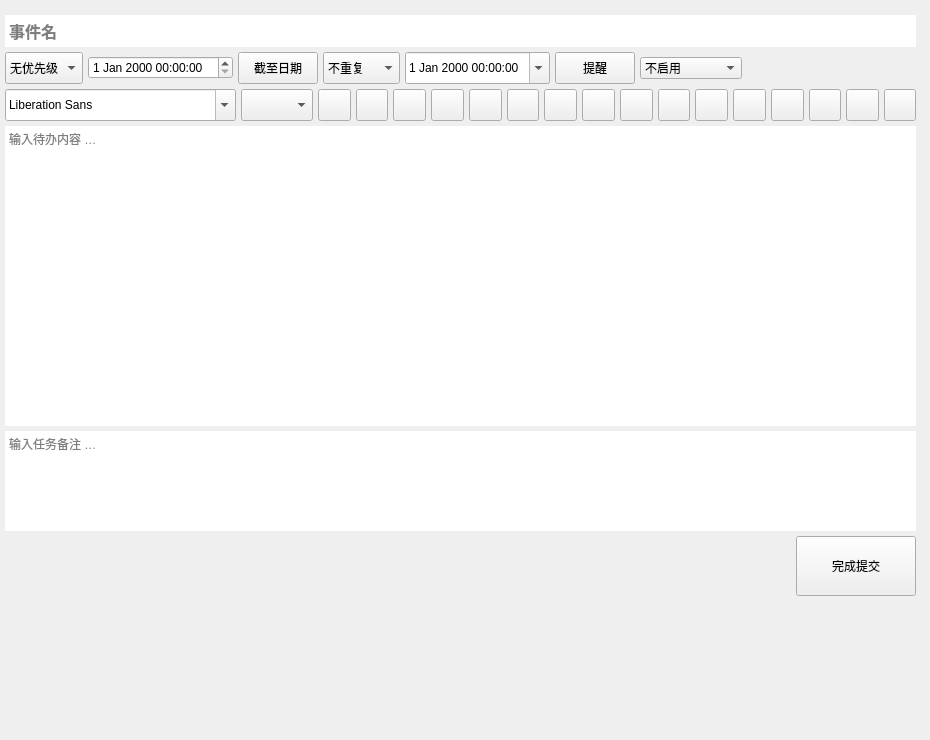
     <widget class="QWidget" name="panelListPage_1">
      <widget class="QWidget" name="panelSet" native="true">
       <property name="geometry">
        <rect>
         <x>0</x>
         <y>10</y>
         <width>921</width>
         <height>721</height>
        </rect>
       </property>
       <property name="sizePolicy">
        <sizepolicy hsizetype="Expanding" vsizetype="Expanding">
         <horstretch>3</horstretch>
         <verstretch>0</verstretch>
        </sizepolicy>
       </property>
       <layout class="QVBoxLayout" name="verticalLayout_10">
        <property name="spacing">
         <number>5</number>
        </property>
        <property name="leftMargin">
         <number>5</number>
        </property>
        <property name="topMargin">
         <number>5</number>
        </property>
        <property name="rightMargin">
         <number>5</number>
        </property>
        <property name="bottomMargin">
         <number>5</number>
        </property>
        <item>
         <widget class="QTextEdit" name="editTitle">
          <property name="minimumSize">
           <size>
            <width>0</width>
            <height>32</height>
           </size>
          </property>
          <property name="maximumSize">
           <size>
            <width>16777215</width>
            <height>32</height>
           </size>
          </property>
          <property name="font">
           <font>
            <family>Adobe Arabic</family>
            <pointsize>12</pointsize>
            <weight>75</weight>
            <bold>true</bold>
           </font>
          </property>
          <property name="statusTip">
           <string>事件名</string>
          </property>
          <property name="layoutDirection">
           <enum>Qt::LeftToRight</enum>
          </property>
          <property name="frameShape">
           <enum>QFrame::NoFrame</enum>
          </property>
          <property name="frameShadow">
           <enum>QFrame::Plain</enum>
          </property>
          <property name="lineWidth">
           <number>0</number>
          </property>
          <property name="verticalScrollBarPolicy">
           <enum>Qt::ScrollBarAlwaysOff</enum>
          </property>
          <property name="horizontalScrollBarPolicy">
           <enum>Qt::ScrollBarAlwaysOff</enum>
          </property>
          <property name="html">
           <string>&lt;!DOCTYPE HTML PUBLIC &quot;-//W3C//DTD HTML 4.0//EN&quot; &quot;http://www.w3.org/TR/REC-html40/strict.dtd&quot;&gt;
&lt;html&gt;&lt;head&gt;&lt;meta name=&quot;qrichtext&quot; content=&quot;1&quot; /&gt;&lt;style type=&quot;text/css&quot;&gt;
p, li { white-space: pre-wrap; }
&lt;/style&gt;&lt;/head&gt;&lt;body style=&quot; font-family:'Adobe Arabic'; font-size:12pt; font-weight:600; font-style:normal;&quot;&gt;
&lt;p style=&quot;-qt-paragraph-type:empty; margin-top:0px; margin-bottom:0px; margin-left:0px; margin-right:0px; -qt-block-indent:0; text-indent:0px; font-family:'SimSun'; font-size:9pt; font-weight:400;&quot;&gt;&lt;br /&gt;&lt;/p&gt;&lt;/body&gt;&lt;/html&gt;</string>
          </property>
          <property name="placeholderText">
           <string>事件名</string>
          </property>
         </widget>
        </item>
        <item>
         <layout class="QGridLayout" name="gridLayout_3">
          <item row="0" column="2">
           <widget class="QPushButton" name="btnSetDdl">
            <property name="minimumSize">
             <size>
              <width>0</width>
              <height>32</height>
             </size>
            </property>
            <property name="text">
             <string>截至日期</string>
            </property>
           </widget>
          </item>
          <item row="0" column="3">
           <widget class="QComboBox" name="boxRepeat">
            <property name="minimumSize">
             <size>
              <width>0</width>
              <height>32</height>
             </size>
            </property>
            <item>
             <property name="text">
              <string>不重复</string>
             </property>
            </item>
            <item>
             <property name="text">
              <string>每日重复</string>
             </property>
            </item>
            <item>
             <property name="text">
              <string>每周重复</string>
             </property>
            </item>
            <item>
             <property name="text">
              <string>每月重复</string>
             </property>
            </item>
            <item>
             <property name="text">
              <string>每年重复</string>
             </property>
            </item>
           </widget>
          </item>
          <item row="0" column="0">
           <widget class="QComboBox" name="boxPriority">
            <property name="minimumSize">
             <size>
              <width>0</width>
              <height>32</height>
             </size>
            </property>
            <property name="statusTip">
             <string>选择优先等级</string>
            </property>
            <item>
             <property name="text">
              <string>无优先级</string>
             </property>
             <property name="icon">
              <iconset>
               <normaloff>:/image/image/attention_gray.png</normaloff>:/image/image/attention_gray.png</iconset>
             </property>
            </item>
            <item>
             <property name="text">
              <string>低</string>
             </property>
             <property name="icon">
              <iconset>
               <normaloff>:/image/image/attention_green.png</normaloff>:/image/image/attention_green.png</iconset>
             </property>
            </item>
            <item>
             <property name="text">
              <string>中</string>
             </property>
             <property name="icon">
              <iconset>
               <normaloff>:/image/image/attention_blue.png</normaloff>:/image/image/attention_blue.png</iconset>
             </property>
            </item>
            <item>
             <property name="text">
              <string>高</string>
             </property>
             <property name="icon">
              <iconset>
               <normaloff>:/image/image/attention_red.png</normaloff>:/image/image/attention_red.png</iconset>
             </property>
            </item>
           </widget>
          </item>
          <item row="0" column="6">
           <widget class="QComboBox" name="Crontab">
            <item>
             <property name="text">
              <string>不启用</string>
             </property>
            </item>
            <item>
             <property name="text">
              <string>执行关机任务</string>
             </property>
            </item>
            <item>
             <property name="text">
              <string>定时清理任务</string>
             </property>
            </item>
            <item>
             <property name="text">
              <string>定时应用任务</string>
             </property>
            </item>
            <item>
             <property name="text">
              <string>自定义任务</string>
             </property>
            </item>
           </widget>
          </item>
          <item row="0" column="5">
           <widget class="QPushButton" name="btnSetRemind">
            <property name="minimumSize">
             <size>
              <width>0</width>
              <height>32</height>
             </size>
            </property>
            <property name="statusTip">
             <string>点击设置提醒时间</string>
            </property>
            <property name="text">
             <string>提醒</string>
            </property>
           </widget>
          </item>
          <item row="0" column="4">
           <widget class="QDateTimeEdit" name="editRemind">
            <property name="minimumSize">
             <size>
              <width>0</width>
              <height>32</height>
             </size>
            </property>
            <property name="calendarPopup">
             <bool>true</bool>
            </property>
           </widget>
          </item>
          <item row="0" column="7">
           <spacer name="horizontalSpacer_7">
            <property name="orientation">
             <enum>Qt::Horizontal</enum>
            </property>
            <property name="sizeHint" stdset="0">
             <size>
              <width>40</width>
              <height>20</height>
             </size>
            </property>
           </spacer>
          </item>
          <item row="0" column="1">
           <widget class="QDateTimeEdit" name="editDdl"/>
          </item>
         </layout>
        </item>
        <item>
         <layout class="QHBoxLayout" name="horizontalLayout_5">
          <item>
           <widget class="QFontComboBox" name="fontComboBox">
            <property name="minimumSize">
             <size>
              <width>0</width>
              <height>32</height>
             </size>
            </property>
            <property name="maximumSize">
             <size>
              <width>16777215</width>
              <height>16777215</height>
             </size>
            </property>
           </widget>
          </item>
          <item>
           <widget class="QComboBox" name="comboBox">
            <property name="minimumSize">
             <size>
              <width>0</width>
              <height>32</height>
             </size>
            </property>
           </widget>
          </item>
          <item>
           <widget class="QPushButton" name="pushButton_editcopy">
            <property name="minimumSize">
             <size>
              <width>32</width>
              <height>32</height>
             </size>
            </property>
            <property name="maximumSize">
             <size>
              <width>80</width>
              <height>16777215</height>
             </size>
            </property>
            <property name="text">
             <string/>
            </property>
            <property name="icon">
             <iconset resource="image.qrc">
              <normaloff>:/image/copy.png</normaloff>:/image/copy.png</iconset>
            </property>
           </widget>
          </item>
          <item>
           <widget class="QPushButton" name="pushButton_editcut">
            <property name="minimumSize">
             <size>
              <width>32</width>
              <height>32</height>
             </size>
            </property>
            <property name="text">
             <string/>
            </property>
            <property name="icon">
             <iconset resource="image.qrc">
              <normaloff>:/image/cut.png</normaloff>:/image/cut.png</iconset>
            </property>
           </widget>
          </item>
          <item>
           <widget class="QPushButton" name="pushButton_editredo">
            <property name="minimumSize">
             <size>
              <width>32</width>
              <height>32</height>
             </size>
            </property>
            <property name="text">
             <string/>
            </property>
            <property name="icon">
             <iconset resource="image.qrc">
              <normaloff>:/image/cancel.png</normaloff>:/image/cancel.png</iconset>
            </property>
           </widget>
          </item>
          <item>
           <widget class="QPushButton" name="pushButton_editundo">
            <property name="minimumSize">
             <size>
              <width>32</width>
              <height>32</height>
             </size>
            </property>
            <property name="text">
             <string/>
            </property>
            <property name="icon">
             <iconset resource="image.qrc">
              <normaloff>:/image/reform.png</normaloff>:/image/reform.png</iconset>
            </property>
           </widget>
          </item>
          <item>
           <widget class="QPushButton" name="pushButton_textcenter">
            <property name="minimumSize">
             <size>
              <width>32</width>
              <height>32</height>
             </size>
            </property>
            <property name="text">
             <string/>
            </property>
            <property name="icon">
             <iconset resource="image.qrc">
              <normaloff>:/image/AlignCenter.png</normaloff>:/image/AlignCenter.png</iconset>
            </property>
           </widget>
          </item>
          <item>
           <widget class="QPushButton" name="pushButton_textjustify">
            <property name="minimumSize">
             <size>
              <width>32</width>
              <height>32</height>
             </size>
            </property>
            <property name="text">
             <string/>
            </property>
            <property name="icon">
             <iconset resource="image.qrc">
              <normaloff>:/image/Justify.png</normaloff>:/image/Justify.png</iconset>
            </property>
           </widget>
          </item>
          <item>
           <widget class="QPushButton" name="pushButton_textleft">
            <property name="minimumSize">
             <size>
              <width>32</width>
              <height>32</height>
             </size>
            </property>
            <property name="text">
             <string/>
            </property>
            <property name="icon">
             <iconset resource="image.qrc">
              <normaloff>:/image/AlignLeft.png</normaloff>:/image/AlignLeft.png</iconset>
            </property>
           </widget>
          </item>
          <item>
           <widget class="QPushButton" name="pushButton_textright">
            <property name="minimumSize">
             <size>
              <width>32</width>
              <height>32</height>
             </size>
            </property>
            <property name="text">
             <string/>
            </property>
            <property name="icon">
             <iconset resource="image.qrc">
              <normaloff>:/image/AlignRight.png</normaloff>:/image/AlignRight.png</iconset>
            </property>
           </widget>
          </item>
          <item>
           <widget class="QPushButton" name="pushButton_textbold">
            <property name="minimumSize">
             <size>
              <width>32</width>
              <height>32</height>
             </size>
            </property>
            <property name="text">
             <string/>
            </property>
            <property name="icon">
             <iconset resource="image.qrc">
              <normaloff>:/image/bold.png</normaloff>:/image/bold.png</iconset>
            </property>
           </widget>
          </item>
          <item>
           <widget class="QPushButton" name="pushButton_textitalic">
            <property name="minimumSize">
             <size>
              <width>32</width>
              <height>32</height>
             </size>
            </property>
            <property name="text">
             <string/>
            </property>
            <property name="icon">
             <iconset resource="image.qrc">
              <normaloff>:/image/italic.png</normaloff>:/image/italic.png</iconset>
            </property>
           </widget>
          </item>
          <item>
           <widget class="QPushButton" name="pushButton_textunder">
            <property name="minimumSize">
             <size>
              <width>32</width>
              <height>32</height>
             </size>
            </property>
            <property name="text">
             <string/>
            </property>
            <property name="icon">
             <iconset resource="image.qrc">
              <normaloff>:/image/Underline.png</normaloff>:/image/Underline.png</iconset>
            </property>
           </widget>
          </item>
          <item>
           <widget class="QPushButton" name="pushButton_background_color">
            <property name="minimumSize">
             <size>
              <width>32</width>
              <height>32</height>
             </size>
            </property>
            <property name="text">
             <string/>
            </property>
            <property name="icon">
             <iconset resource="image.qrc">
              <normaloff>:/image/textcolor.png</normaloff>:/image/textcolor.png</iconset>
            </property>
           </widget>
          </item>
          <item>
           <widget class="QPushButton" name="pushButton_color">
            <property name="minimumSize">
             <size>
              <width>32</width>
              <height>32</height>
             </size>
            </property>
            <property name="text">
             <string/>
            </property>
            <property name="icon">
             <iconset resource="image.qrc">
              <normaloff>:/image/backgroundcolor.png</normaloff>:/image/backgroundcolor.png</iconset>
            </property>
           </widget>
          </item>
          <item>
           <widget class="QPushButton" name="update_img">
            <property name="minimumSize">
             <size>
              <width>32</width>
              <height>32</height>
             </size>
            </property>
            <property name="text">
             <string/>
            </property>
            <property name="icon">
             <iconset resource="image.qrc">
              <normaloff>:/image/img.png</normaloff>:/image/img.png</iconset>
            </property>
           </widget>
          </item>
          <item>
           <widget class="QPushButton" name="Clear_btn">
            <property name="minimumSize">
             <size>
              <width>32</width>
              <height>32</height>
             </size>
            </property>
            <property name="text">
             <string/>
            </property>
            <property name="icon">
             <iconset resource="image.qrc">
              <normaloff>:/image/clear.png</normaloff>:/image/clear.png</iconset>
            </property>
           </widget>
          </item>
          <item>
           <widget class="QPushButton" name="pushButton_paste">
            <property name="minimumSize">
             <size>
              <width>32</width>
              <height>32</height>
             </size>
            </property>
            <property name="maximumSize">
             <size>
              <width>32</width>
              <height>32</height>
             </size>
            </property>
            <property name="text">
             <string/>
            </property>
            <property name="icon">
             <iconset resource="image.qrc">
              <normaloff>:/image/paste.png</normaloff>:/image/paste.png</iconset>
            </property>
           </widget>
          </item>
         </layout>
        </item>
        <item>
         <layout class="QVBoxLayout" name="verticalLayout"/>
        </item>
        <item>
         <layout class="QHBoxLayout" name="horizontalLayout_16">
          <item>
           <widget class="QTextBrowser" name="editMsg">
            <property name="sizePolicy">
             <sizepolicy hsizetype="Minimum" vsizetype="Preferred">
              <horstretch>0</horstretch>
              <verstretch>0</verstretch>
             </sizepolicy>
            </property>
            <property name="minimumSize">
             <size>
              <width>0</width>
              <height>300</height>
             </size>
            </property>
            <property name="maximumSize">
             <size>
              <width>16777215</width>
              <height>16777215</height>
             </size>
            </property>
            <property name="cursor" stdset="0">
             <cursorShape>IBeamCursor</cursorShape>
            </property>
            <property name="statusTip">
             <string/>
            </property>
            <property name="frameShape">
             <enum>QFrame::Panel</enum>
            </property>
            <property name="frameShadow">
             <enum>QFrame::Plain</enum>
            </property>
            <property name="lineWidth">
             <number>0</number>
            </property>
            <property name="readOnly">
             <bool>false</bool>
            </property>
            <property name="placeholderText">
             <string>输入待办内容 …</string>
            </property>
           </widget>
          </item>
         </layout>
        </item>
        <item>
         <layout class="QHBoxLayout" name="horizontalLayout_17">
          <item>
           <widget class="QTextEdit" name="editDetail">
            <property name="sizePolicy">
             <sizepolicy hsizetype="Minimum" vsizetype="Preferred">
              <horstretch>0</horstretch>
              <verstretch>0</verstretch>
             </sizepolicy>
            </property>
            <property name="maximumSize">
             <size>
              <width>16777215</width>
              <height>100</height>
             </size>
            </property>
            <property name="statusTip">
             <string/>
            </property>
            <property name="frameShape">
             <enum>QFrame::Panel</enum>
            </property>
            <property name="frameShadow">
             <enum>QFrame::Plain</enum>
            </property>
            <property name="lineWidth">
             <number>0</number>
            </property>
            <property name="placeholderText">
             <string>输入任务备注 …</string>
            </property>
           </widget>
          </item>
         </layout>
        </item>
        <item>
         <layout class="QHBoxLayout" name="horizontalLayout_15">
          <item>
           <spacer name="horizontalSpacer_15">
            <property name="orientation">
             <enum>Qt::Horizontal</enum>
            </property>
            <property name="sizeHint" stdset="0">
             <size>
              <width>40</width>
              <height>20</height>
             </size>
            </property>
           </spacer>
          </item>
          <item>
           <widget class="QPushButton" name="btnDetail">
            <property name="minimumSize">
             <size>
              <width>120</width>
              <height>60</height>
             </size>
            </property>
            <property name="statusTip">
             <string/>
            </property>
            <property name="text">
             <string>完成提交</string>
            </property>
           </widget>
          </item>
         </layout>
        </item>
        <item>
         <spacer name="verticalSpacer">
          <property name="orientation">
           <enum>Qt::Vertical</enum>
          </property>
          <property name="sizeHint" stdset="0">
           <size>
            <width>20</width>
            <height>40</height>
           </size>
          </property>
         </spacer>
        </item>
       </layout>
      </widget>
     </widget>
